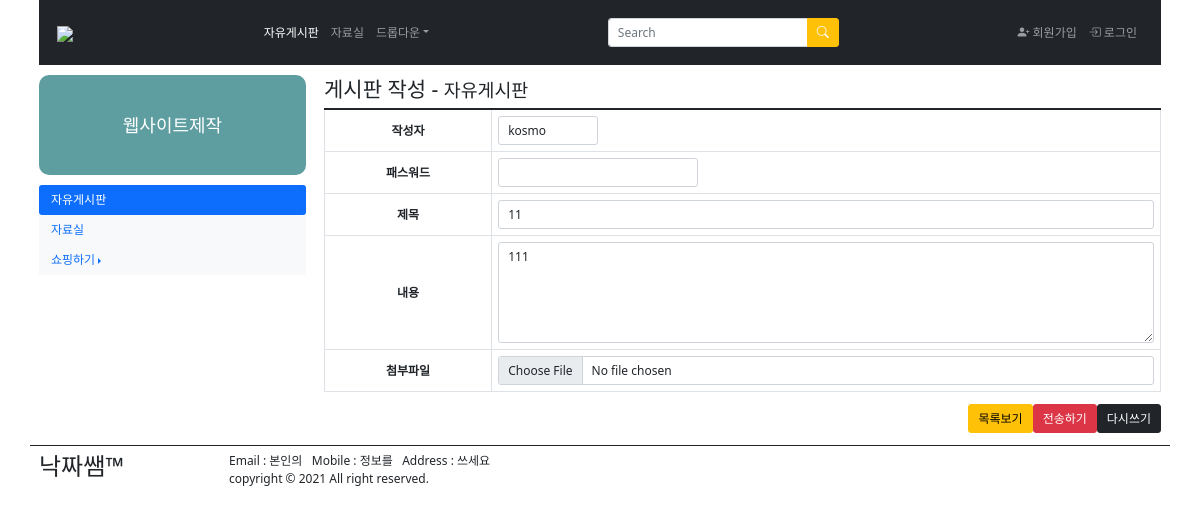
Screenshot of /boardApps/edit/1/ with the database file from the repository.
### boardApps/models.py (models this page shows, shortened)
class Post(models.Model):
    titles = models.CharField(max_length=50)
    contents = models.TextField()
    name1 = models.CharField(default="kosmo", max_length=20)
    pub_date = models.DateTimeField('date published', default=datetime.now())
    view_count = models.IntegerField(default=0)
    mainphoto = models.ImageField(blank=True, null=True)

### boardApps/views.py (the view)
# urls.py: path('edit/<int:pk>/', views.edit, name="edit"),
def edit(request, pk):
    post = Post.objects.get(pk=pk)
    if request.method=="POST":
        try :
                post.titles = request.POST['titles']
                post.contents = request.POST['contents']
                post.name1 = request.POST['name1']
                post.mainphoto=request.FILES['mainphoto']
                print(os.path.join(settings.MEDIA_ROOT, request.POST['prevphoto']))
                os.remove(os.path.join(settings.MEDIA_ROOT, request.POST['prevphoto']))
        except:
                post.titles = request.POST['titles']
                post.contents = request.POST['contents']
                post.name1 = request.POST['name1']
        post.save()
        return redirect('/boardApps/view/'+str(pk))
    else :
        return render(request, 'boardApps/edit.html',{'post':post})

### boardApps/templates/boardApps/edit.html (shortened to what this page needs)
<!DOCTYPE html>
<html lang="en">
<head>
    <link href="https://cdn.jsdelivr.net/npm/bootstrap@5.1.2/dist/css/bootstrap.min.css" rel="stylesheet">
    <link rel="stylesheet" href="https://cdn.jsdelivr.net/npm/bootstrap-icons@1.7.1/font/bootstrap-icons.css">
</head>
<body>
<div class="container">
	<div class="row">
        <div class="col-12">
            <nav class="navbar navbar-expand-sm bg-dark navbar-dark">
                <div class="container-fluid">
                    <a class="navbar-brand" href="#">
                        <img src="https://www.ikosmo.co.kr/images/common/logo_center_v2.jpg" style="width: 120px;">
                    </a>
                    <ul class="navbar-nav">
                        <li class="nav-item">
                            <a class="nav-link active" href="#">자유게시판</a>
                        </li>
                        <li class="nav-item">
                            <a class="nav-link" href="#">자료실</a>
                        </li>
                        <li class="nav-item dropdown">
                            <a class="nav-link dropdown-toggle" data-bs-toggle="dropdown" href="#">드롭다운</a>
                        </li>
                    </ul>
                    <form class="mt-3" method="get" action="">
                    <div class="input-group mb-3">
                        <input type="text" class="form-control" placeholder="Search" style="width: 200px;">
                        <button class="btn btn-warning" type="submit">
                            <i class="bi-search" style="font-size: 1rem; color: white;"></i>
                        </button>
                    </div>
                    </form>
                    <ul class="navbar-nav">
                        <li class="nav-item">
                            <a class="nav-link" href="#">
                                <i class="bi-person-plus-fill" style="font-size: 1rem;"></i>
                                회원가입
                            </a>
                        </li>
                        <li class="nav-item">
                            <a class="nav-link" href="#">
                                <i class="bi-box-arrow-in-right" style="font-size: 1rem;"></i>
                                로그인
                            </a>
                        </li>
                    </ul>
                </div>
            </nav>
        </div>
    </div>
    <div class="row">
<div class="col-3">
          <div style="height: 100px;line-height: 100px;text-align: center;background-color: cadetblue;
        border-radius: 10px;margin: 10px 0;font-size: 1.5em;color: #ffffff;">
        웹사이트제작
    </div>
    <ul class="nav nav-pills flex-column">
        <li class="nav-item">
            <a class="nav-link active" href="#">자유게시판</a>
        </li>
        <li class="nav-item bg-light">
            <a class="nav-link" href="#">자료실</a>
        </li>
        <li class="nav-item bg-light dropdown dropend">
            <a class="nav-link dropdown-toggle" data-bs-toggle="dropdown" href="#">쇼핑하기</a>
        </li>
    </ul>
</div>
        <div class="col-9 pt-3">
            <h3>게시판 작성 - <small>자유게시판</small></h3>
            <form method="post" enctype="multipart/form-data" onsubmit="return chk(this);">
                <table class="table table-bordered">
                <colgroup>
                    <col width="20%"/>
                    <col width="*"/>
                </colgroup>
                <tbody>
                    <tr>
                        <th class="text-center"
                            style="vertical-align:middle;">작성자</th>
                        <td>
                            <input type="text" name="name1" class="form-control"
                                style="width:100px;" value="{{post.name1}}" />
                        </td>
                    </tr>
                    <tr>
                        <th class="text-center"
                            style="vertical-align:middle;">패스워드</th>
                        <td>
                            <input type="text" class="form-control"
                                style="width:200px;" />
                        </td>
                    </tr>
                    <tr>
                        <th class="text-center"
                            style="vertical-align:middle;">제목</th>
                        <td>
                            <input type="text" name="titles" class="form-control" value="{{post.titles}}"/>
                        </td>
                    </tr>
                    <tr>
                        <th class="text-center"
                            style="vertical-align:middle;">내용</th>
                        <td>
                            <textarea rows="5" name="contents" class="form-control">{{post.contents}}</textarea>
                        </td>
                    </tr>
                    <tr>
                        <th class="text-center"
                            style="vertical-align:middle;">첨부파일</th>
                        <td>
                            <input type="file" name="mainphoto" class="form-control" />
                        </td>
                    </tr>
                </tbody>
                </table>
                <div class="row mb-3">
                    <div class="col d-flex justify-content-end">
                        <button type="button" class="btn btn-warning" onclick="location.href='/boardApps/list/';">목록보기</button>
                        <button type="submit" class="btn btn-danger">전송하기</button>
                        <button type="button" class="btn btn-dark">다시쓰기</button>
                    </div>
                </div>
            </form>
        </div>
    </div>
<div class="row border border-dark border-bottom-0 border-start-0 border-end-0 pt-2">
    <div class="col-2">
          <h2>낙짜쌤&trade;</h2>
    </div>
    <div class="col-10">
          Email : 본인의&nbsp;&nbsp;
          Mobile : 정보를&nbsp;&nbsp;
          Address : 쓰세요
          <br>
          copyright &copy; 2021
          All right reserved.
    </div>
</div>
</div>
</body>
</html>

### boardApps/templates/boardApps/edit.html (style rules this page uses)
div { border:0px solid blueviolet; }
* { font-size: 12px; }

### rows the page displays
Post: name1 "kosmo", titles "11", contents "111"
